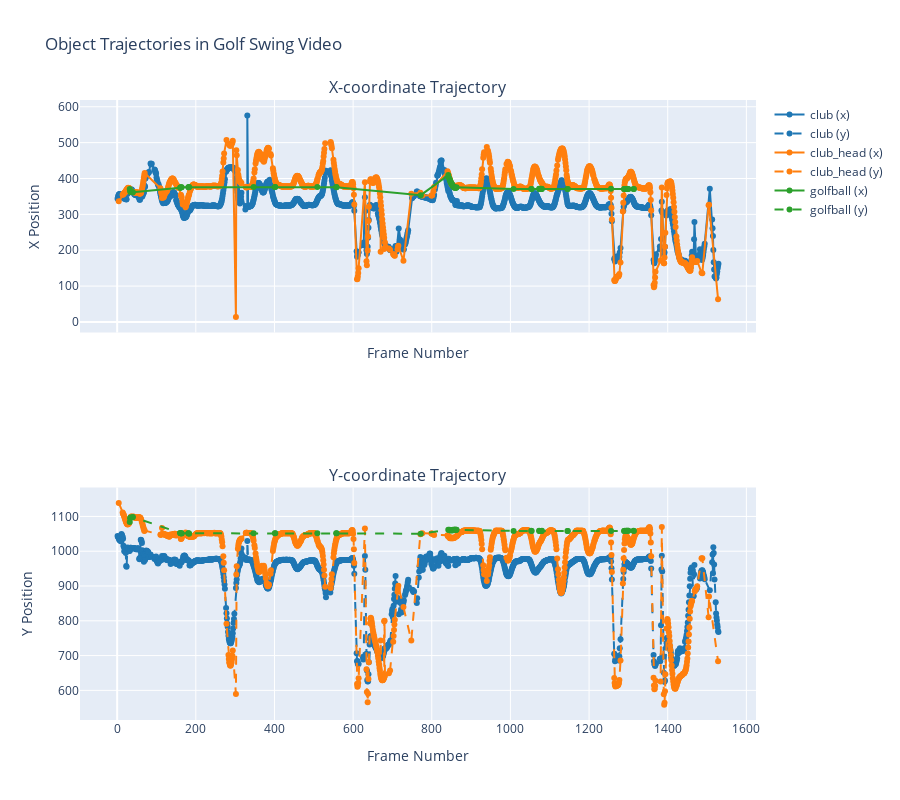

Notebook source saved alongside this figure:
### Code cell
video_path = "output_videos/ex_full_bounded.avi"
start_frame = 1350
end_frame = 1420
num_frames = 20

plot_evenly_distributed_frames(video_path, start_frame, end_frame, num_frames)
fig_full.show()

### Figure 1 — Plotly figure (JSON) as saved in the notebook; plotly's stock layout.template omitted (floating-point values rounded to 4 significant figures; data arrays with more than 128 entries replaced by an {"elided": "..."} marker saying what was removed)
{"data": [{"line": {"color": "#1f77b4"}, "mode": "lines+markers", "name": "club (x)", "type": "scatter", "x": {"elided": "1373 int values"}, "xaxis": "x", "y": {"elided": "1373 float values"}, "yaxis": "y"}, {"line": {"color": "#1f77b4", "dash": "dash"}, "mode": "lines+markers", "name": "club (y)", "type": "scatter", "x": {"elided": "1373 int values"}, "xaxis": "x2", "y": {"elided": "1373 float values"}, "yaxis": "y2"}, {"line": {"color": "#ff7f0e"}, "mode": "lines+markers", "name": "club_head (x)", "type": "scatter", "x": {"elided": "1093 int values"}, "xaxis": "x", "y": {"elided": "1093 float values"}, "yaxis": "y"}, {"line": {"color": "#ff7f0e", "dash": "dash"}, "mode": "lines+markers", "name": "club_head (y)", "type": "scatter", "x": {"elided": "1093 int values"}, "xaxis": "x2", "y": {"elided": "1093 float values"}, "yaxis": "y2"}, {"line": {"color": "#2ca02c"}, "mode": "lines+markers", "name": "golfball (x)", "type": "scatter", "x": [32, 33, 34, 39, 40, 160, 161, 162, 163, 164, 181, 182, 183, 347, 401, 402, 509, 557, 558, 772, 842, 844, 845, 846, 847, 848, 849, 850, 851, 852, 853, 854, 855, 856, 857, 858, 859, 860, 861, 862, 863, 1008, 1053, 1054, 1073, 1074, 1075, 1076, 1077, 1078, 1079, 1080, 1145, 1146, 1256, 1289, 1290, 1291, 1295, 1296, 1299, 1300, 1313, 1314], "xaxis": "x", "y": [371, 365, 362.5, 361.5, 361.5, 374.5, 375, 375, 375.5, 375.5, 375.5, 375.5, 376.5, 376, 376, 376, 376, 376, 375.5, 353.5, 409.5, 401.5, 399, 395, 393, 390.5, 387.5, 386, 384.5, 382.5, 380, 378.5, 377.5, 376.5, 375.5, 374.5, 374.5, 374.5, 374.5, 374.5, 375.5, 371, 371, 371, 371.5, 371, 371, 371.5, 371, 371, 371.5, 370.5, 371, 371, 371.5, 371, 371, 371, 371, 371, 371, 371, 371, 371], "yaxis": "y"}, {"line": {"color": "#2ca02c", "dash": "dash"}, "mode": "lines+markers", "name": "golfball (y)", "type": "scatter", "x": [32, 33, 34, 39, 40, 160, 161, 162, 163, 164, 181, 182, 183, 347, 401, 402, 509, 557, 558, 772, 842, 844, 845, 846, 847, 848, 849, 850, 851, 852, 853, 854, 855, 856, 857, 858, 859, 860, 861, 862, 863, 1008, 1053, 1054, 1073, 1074, 1075, 1076, 1077, 1078, 1079, 1080, 1145, 1146, 1256, 1289, 1290, 1291, 1295, 1296, 1299, 1300, 1313, 1314], "xaxis": "x2", "y": [1084, 1094.0, 1097, 1098, 1098.0, 1052.0, 1052.0, 1052.0, 1052.0, 1051, 1052.0, 1052.0, 1050, 1052, 1052, 1052, 1052, 1052.0, 1052.0, 1050.0, 1062, 1061, 1062.0, 1060, 1060.0, 1060, 1060.0, 1060, 1060, 1060, 1060.0, 1062.0, 1060.0, 1061, 1062.0, 1062.0, 1062, 1062.0, 1061, 1062, 1062.0, 1058.0, 1059, 1058.0, 1059, 1058.0, 1058.0, 1058.0, 1058.0, 1058.0, 1058.0, 1059, 1058.0, 1058, 1058.0, 1058.0, 1058.0, 1059, 1059, 1059, 1059, 1059, 1059, 1058.0], "yaxis": "y2"}], "layout": {"annotations": [{"font": {"size": 16}, "showarrow": false, "text": "X-coordinate Trajectory", "x": 0.5, "xanchor": "center", "xref": "paper", "y": 1, "yanchor": "bottom", "yref": "paper"}, {"font": {"size": 16}, "showarrow": false, "text": "Y-coordinate Trajectory", "x": 0.5, "xanchor": "center", "xref": "paper", "y": 0.375, "yanchor": "bottom", "yref": "paper"}], "height": 800, "title": {"text": "Object Trajectories in Golf Swing Video"}, "xaxis": {"anchor": "y", "domain": [0, 1], "matches": "x2", "showticklabels": false, "title": {"text": "Frame Number"}}, "xaxis2": {"anchor": "y2", "domain": [0, 1], "title": {"text": "Frame Number"}}, "yaxis": {"anchor": "x", "domain": [0.625, 1], "title": {"text": "X Position"}}, "yaxis2": {"anchor": "x2", "domain": [0, 0.375], "title": {"text": "Y Position"}}}}
